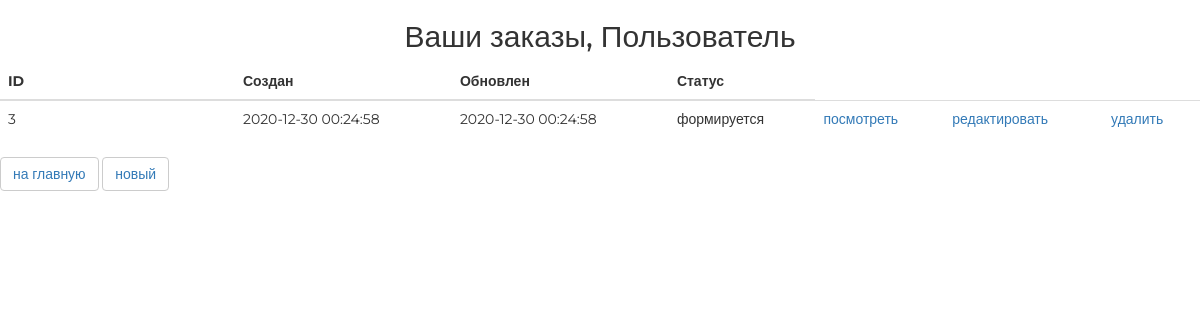
Page /order/ (signed in) on the committed database.
### ordersapp/models.py (models this page shows, shortened)
class Order(models.Model):
    FORMING = "FM"
    SENT_TO_PROCEED = "STP"
    PROCEEDED = "PRO"
    PAID = "PD"
    READY = "RDY"
    CANCEL = "CNC"
    ORDER_STATUSES =(
        (FORMING,"формируется"),
        (SENT_TO_PROCEED,"отправлен в обработку"),
        (PROCEEDED, "обработан"),
        (PAID,"оплачен"),
        (READY,"готов"),
        (CANCEL,"отменен")
    )
    user = models.ForeignKey(settings.AUTH_USER_MODEL, on_delete=models.CASCADE,verbose_name="пользователь")
    status = models.CharField(max_length=3,choices=ORDER_STATUSES,default=FORMING,verbose_name="статус")
    is_active = models.BooleanField(default=True,verbose_name="активен")
    created = models.DateTimeField(auto_now_add=True,verbose_name="дата создание заказа")
    updated = models.DateTimeField(auto_now=True,verbose_name="дата обновления заказа")

### ordersapp/views.py (the view)
# urls.py: path('', ordersapp.OrderListView.as_view(), name="orders"),
class OrderListView(ListView):
    model = Order
    def get_queryset(self):
        return Order.objects.filter(user=self.request.user)

### mainapp/context_processors.py (called while the page is built)
def basket(request):
    basket_item = []
    if request.user.is_authenticated:
        basket_item = Basket.objects.filter(user=request.user)
    return {
        "basket": basket_item
    }

### ordersapp/templates/ordersapp/order_list.html
{% extends 'ordersapp/base.html' %}
{% load static %}
{% block content %}
<div class="h2 text-center head">
    Ваши заказы,
    {% if user.first_name %}
    {{ user.first_name|title}}
    {% else %}
    Пользователь
    {% endif %}
</div>
<table class="table orders_list">
    <thead>
    <tr>
        <th>ID</th>
        <th>Создан</th>
        <th>Обновлен</th>
        <th>Статус</th>
    </tr>
    </thead>
    <tbody>
    {% for item in object_list %}
    {% if item.is_active %}
    <tr>
        <td class="td1 orders_list">{{ item.pk }}</td>
        <td>{{ item.created|date:"Y-m-d H:i:s" }}</td>
        <td>{{ item.updated|date:"Y-m-d H:i:s" }}</td>
        <td>{{ item.get_status_display }}</td>
        <td>
            <a href="{% url 'ordersapp:order_read' item.pk %}">
                посмотреть
            </a>
        </td>
        <td>
            {% if item.status == 'FM' %}
            <a href="{% url 'ordersapp:order_update' item.pk %}">
                редактировать
            </a>
            {% endif %}
        </td>
        <td>
            {% if item.status == 'FM' %}
            <a href="{% url 'ordersapp:order_delete' item.pk %}">
                удалить
            </a>
            {% endif %}
        </td>
    </tr>
    {% endif %}
    {% endfor %}
    </tbody>
</table>
<button class="btn btn-default btn-round">
    <a href="{% url 'main' %}">
        на главную
    </a>
</button>
<button class="btn btn-default btn-round">
    <a href="{% url 'ordersapp:order_create' %}">
        новый
    </a>
</button>
{% endblock %}

### static/style.css (style rules this page uses)
* { margin: 0; padding: 0; }
body { font-family: 'Montserrat', sans-serif; }
html, body { height: 100%; }
table { width: 100%; }
td:first-child { width: 235px; }

### rows in the picture
Order: pk "3", created "2020-12-30 00:24:58", updated "2020-12-30 00:24:58", status "формируется", shows "редактировать", shows "удалить"
